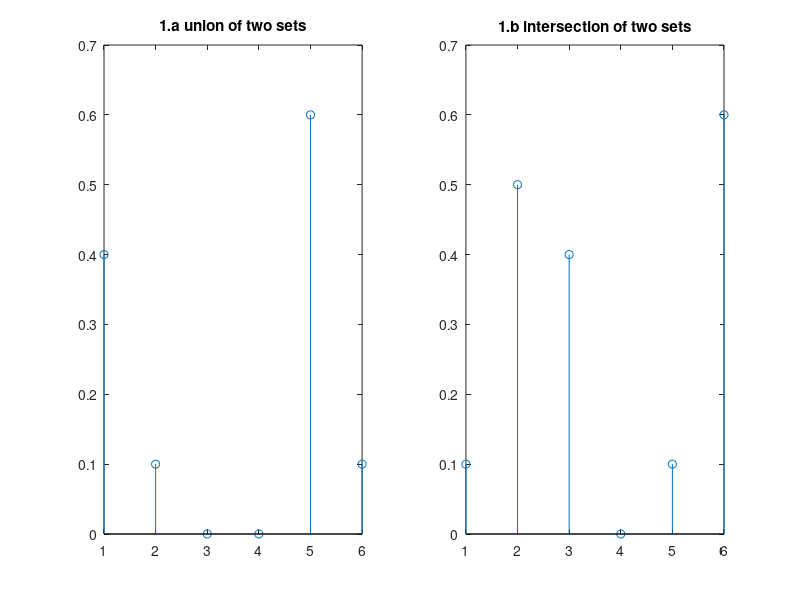
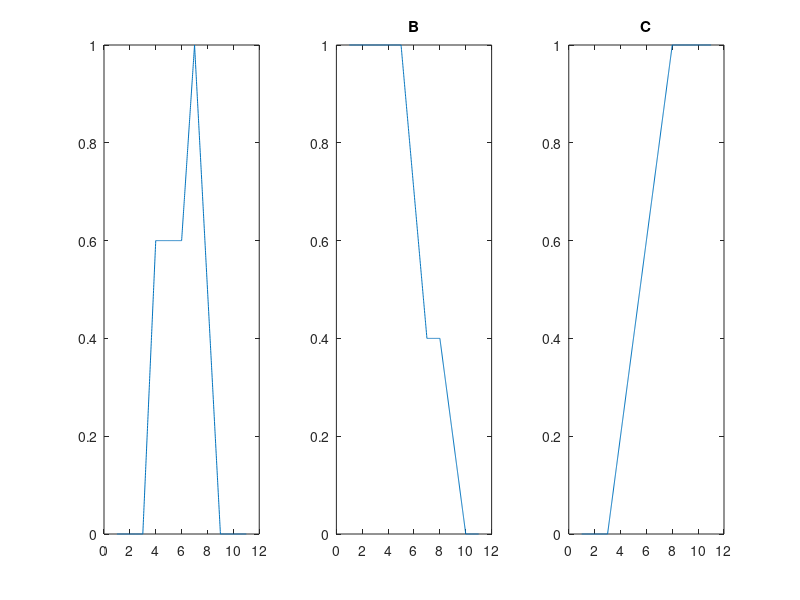
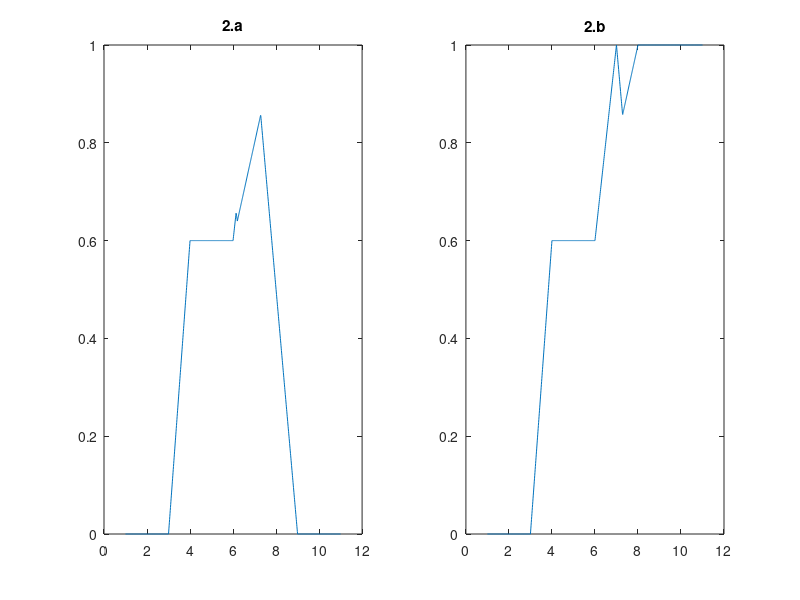

Source code (MATLAB) for these figures, in order:
clc
close all
clear all
%% Question 1
% intersection and union features of discrete fuzzy set
% discrete fuzzy sets:
X=[.4 .5 .1 .7 .9 .3];
Y=[.3 .7  1  0 .2 .9];
Z=[.1 .9 .4  1 .4 .6];

% maximum operator is used for union 
YuZ = max(Y,Z) ; % S-norm operator is used for union
ZnY = min(Z,Y); % T-norm operator is used for intersection
% X/Y means that X intersection with complemet Y. 
% 1.a
a = min(X,(1-YuZ))
% 1.b
b = min(ZnY,(1-X))

% minumum operator is used for intersection
% stem() : Plot discrete sequence data
figure(1)
subplot(1,2,1), stem(a )
title('1.a union of two sets')
subplot(1,2,2), stem(b)
title('1.b intersection of two sets')
%% Question 2
xx = (1:0.01:11);
% plot A 
% six different regions
xa1 = 1:0.01:3;
xa2 = 3:0.01:4;
xa3 = 4:0.01:6;
xa4 = 6:0.01:7;
xa5 = 7:0.01:9;
xa6 = 9:0.01:11;
A1 = zeros(1,length(xa1));
A2 = linspace(0,0.6,length(xa2)); % 0 to 0.6 
A3 = ones(1,length(xa3))*0.6;
A4 = linspace (0.6,1,length(xa4));
A5 = linspace (1,0,length(xa5));
A6 = zeros(1,length(xa6));
xA=unique([xa1 xa2 xa3 xa4 xa5 xa6]);
A=[A1 A2(2:end-1) A3(1:end-1) A4(1:end-1) A5(1:end-1) A6];

figure(2)
subplot(1,3,1), plot(xA,A)

% plot B 
% four different regions
xb1 = 1:0.01:5;
xb2 = 5:0.01:7;
xb3 = 7:0.01:9;
xb4 = 9:0.01:10;
xb5 = 10:0.01:11;
B1 = ones(1,length(xb1));
B2 = linspace(1,0.4,length(xb2));
B3 = ones(1,length(xb4))*0.4;
B4 = linspace(0.4,0,length(xb3));
B5 = zeros(1,length(xb5));
xB = unique([xb1 xb2 xb3 xb4 xb5]);
B=[B1 B2(2:end-1) B3(1:end-1) B4(1:end-1) B5];
subplot(1,3,2), plot(xB,B)
title('B')

% plot C 
% three different regions
xc1 = 1:0.01:3;
xc2 = 3:0.01:8;
xc3 = 8:0.01:11;
C1 = zeros(1,length(xc1));
C2 = linspace(0,1,length(xc2));
C3 = ones(1,length(xc3));
xC = unique([xc1 xc2 xc3]);
C=[C1 C2(2:end-1) C3];
subplot(1,3,3), plot(xC,C)
title('C')

a2 = min(A,max(B,C));
b2 = max(A,max((1-B),C));


figure(3)
subplot(1,2,1), plot(xx,a2)
title('2.a')
subplot(1,2,2), plot(xx,b2)
title('2.b')
